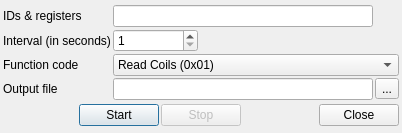
<?xml version="1.0" encoding="UTF-8"?>
<ui version="4.0">
 <class>BatchProcessor</class>
 <widget class="QDialog" name="BatchProcessor">
  <property name="geometry">
   <rect>
    <x>0</x>
    <y>0</y>
    <width>402</width>
    <height>133</height>
   </rect>
  </property>
  <property name="windowTitle">
   <string>QModBus Batch Processor</string>
  </property>
  <layout class="QVBoxLayout" name="verticalLayout">
   <property name="spacing">
    <number>2</number>
   </property>
   <property name="leftMargin">
    <number>3</number>
   </property>
   <property name="topMargin">
    <number>3</number>
   </property>
   <property name="rightMargin">
    <number>3</number>
   </property>
   <property name="bottomMargin">
    <number>3</number>
   </property>
   <item>
    <layout class="QGridLayout" name="gridLayout">
     <item row="1" column="0">
      <widget class="QLabel" name="label_3">
       <property name="text">
        <string>Interval (in seconds)</string>
       </property>
       <property name="buddy">
        <cstring>intervalSpinBox</cstring>
       </property>
      </widget>
     </item>
     <item row="1" column="1">
      <widget class="QSpinBox" name="intervalSpinBox">
       <property name="minimum">
        <number>1</number>
       </property>
      </widget>
     </item>
     <item row="1" column="2" colspan="2">
      <spacer name="horizontalSpacer_5">
       <property name="orientation">
        <enum>Qt::Horizontal</enum>
       </property>
       <property name="sizeHint" stdset="0">
        <size>
         <width>40</width>
         <height>20</height>
        </size>
       </property>
      </spacer>
     </item>
     <item row="2" column="0">
      <widget class="QLabel" name="label_5">
       <property name="text">
        <string>Function code</string>
       </property>
       <property name="buddy">
        <cstring>functionCode</cstring>
       </property>
      </widget>
     </item>
     <item row="2" column="1" colspan="4">
      <widget class="QComboBox" name="functionCode">
       <item>
        <property name="text">
         <string>Read Coils (0x01)</string>
        </property>
       </item>
       <item>
        <property name="text">
         <string>Read Discrete Inputs (0x02)</string>
        </property>
       </item>
       <item>
        <property name="text">
         <string>Read Holding Registers (0x03)</string>
        </property>
       </item>
       <item>
        <property name="text">
         <string>Read Input Registers (0x04)</string>
        </property>
       </item>
       <item>
        <property name="text">
         <string>Write Single Coil (0x05)</string>
        </property>
       </item>
       <item>
        <property name="text">
         <string>Write Single Register (0x06)</string>
        </property>
       </item>
       <item>
        <property name="text">
         <string>Write Multiple Coils (0x0f)</string>
        </property>
       </item>
       <item>
        <property name="text">
         <string>Write Multiple Registers (0x10)</string>
        </property>
       </item>
      </widget>
     </item>
     <item row="4" column="0">
      <widget class="QLabel" name="label_4">
       <property name="text">
        <string>Output file</string>
       </property>
       <property name="buddy">
        <cstring>outputFileEdit</cstring>
       </property>
      </widget>
     </item>
     <item row="4" column="1" colspan="3">
      <widget class="QLineEdit" name="outputFileEdit"/>
     </item>
     <item row="4" column="4">
      <widget class="QToolButton" name="openOutputFileButton">
       <property name="text">
        <string>...</string>
       </property>
      </widget>
     </item>
     <item row="0" column="1" colspan="3">
      <widget class="QLineEdit" name="slaveEdit"/>
     </item>
     <item row="0" column="0">
      <widget class="QLabel" name="label_6">
       <property name="text">
        <string>IDs &amp;&amp; registers</string>
       </property>
       <property name="buddy">
        <cstring>slaveEdit</cstring>
       </property>
      </widget>
     </item>
    </layout>
   </item>
   <item>
    <layout class="QHBoxLayout" name="horizontalLayout">
     <item>
      <spacer name="horizontalSpacer">
       <property name="orientation">
        <enum>Qt::Horizontal</enum>
       </property>
       <property name="sizeHint" stdset="0">
        <size>
         <width>40</width>
         <height>20</height>
        </size>
       </property>
      </spacer>
     </item>
     <item>
      <widget class="QPushButton" name="startButton">
       <property name="text">
        <string>Start</string>
       </property>
      </widget>
     </item>
     <item>
      <widget class="QPushButton" name="stopButton">
       <property name="enabled">
        <bool>false</bool>
       </property>
       <property name="text">
        <string>Stop</string>
       </property>
      </widget>
     </item>
     <item>
      <spacer name="horizontalSpacer_8">
       <property name="orientation">
        <enum>Qt::Horizontal</enum>
       </property>
       <property name="sizeHint" stdset="0">
        <size>
         <width>40</width>
         <height>20</height>
        </size>
       </property>
      </spacer>
     </item>
     <item>
      <widget class="QPushButton" name="closeButton">
       <property name="text">
        <string>Close</string>
       </property>
      </widget>
     </item>
    </layout>
   </item>
  </layout>
 </widget>
 <tabstops>
  <tabstop>slaveEdit</tabstop>
  <tabstop>intervalSpinBox</tabstop>
  <tabstop>functionCode</tabstop>
  <tabstop>outputFileEdit</tabstop>
  <tabstop>openOutputFileButton</tabstop>
  <tabstop>startButton</tabstop>
  <tabstop>stopButton</tabstop>
  <tabstop>closeButton</tabstop>
 </tabstops>
 <resources/>
 <connections>
  <connection>
   <sender>closeButton</sender>
   <signal>clicked()</signal>
   <receiver>BatchProcessor</receiver>
   <slot>accept()</slot>
   <hints>
    <hint type="sourcelabel">
     <x>402</x>
     <y>160</y>
    </hint>
    <hint type="destinationlabel">
     <x>208</x>
     <y>99</y>
    </hint>
   </hints>
  </connection>
  <connection>
   <sender>openOutputFileButton</sender>
   <signal>clicked()</signal>
   <receiver>BatchProcessor</receiver>
   <slot>browseOutputFile()</slot>
   <hints>
    <hint type="sourcelabel">
     <x>492</x>
     <y>113</y>
    </hint>
    <hint type="destinationlabel">
     <x>505</x>
     <y>24</y>
    </hint>
   </hints>
  </connection>
  <connection>
   <sender>startButton</sender>
   <signal>clicked()</signal>
   <receiver>BatchProcessor</receiver>
   <slot>start()</slot>
   <hints>
    <hint type="sourcelabel">
     <x>138</x>
     <y>147</y>
    </hint>
    <hint type="destinationlabel">
     <x>67</x>
     <y>144</y>
    </hint>
   </hints>
  </connection>
  <connection>
   <sender>stopButton</sender>
   <signal>clicked()</signal>
   <receiver>BatchProcessor</receiver>
   <slot>stop()</slot>
   <hints>
    <hint type="sourcelabel">
     <x>212</x>
     <y>152</y>
    </hint>
    <hint type="destinationlabel">
     <x>267</x>
     <y>145</y>
    </hint>
   </hints>
  </connection>
 </connections>
 <slots>
  <slot>start()</slot>
  <slot>stop()</slot>
  <slot>browseOutputFile()</slot>
 </slots>
</ui>
